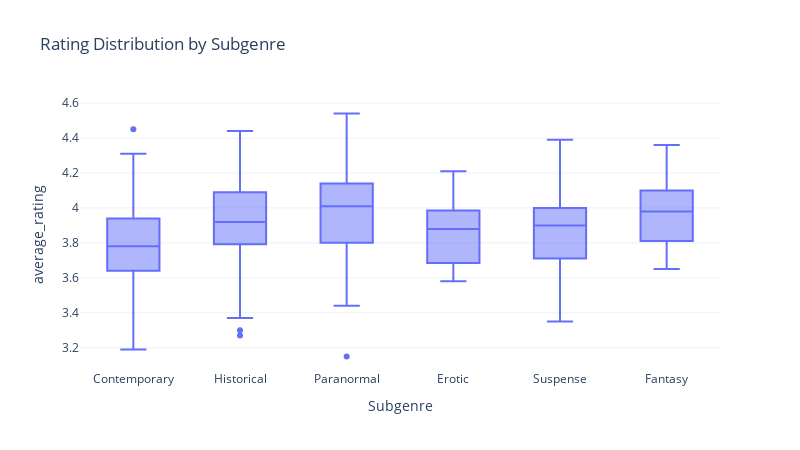

The cell this chart's notebook holds for it:
### Markdown cell above
# 7. Chart 5 : Rate distribution (boxplot)

### Code cell
df_box = []

for col in subgenre_cols:
    sub = col.replace("is_", "").capitalize()
    temp = df.loc[df[col], ["average_rating"]].copy()
    temp["Subgenre"] = sub
    df_box.append(temp)

df_boxplot = pd.concat(df_box)

fig = px.box(
    df_boxplot,
    x="Subgenre",
    y="average_rating",
    title="Rating Distribution by Subgenre"
)

fig.show()

### Figure 1 — Plotly figure (JSON) as saved in the notebook; plotly's stock layout.template omitted (floating-point values rounded to 4 significant figures; data arrays with more than 128 entries replaced by an {"elided": "..."} marker saying what was removed)
{"data": [{"alignmentgroup": "True", "hovertemplate": "Subgenre=%{x}<br>average_rating=%{y}<extra></extra>", "legendgroup": "", "marker": {"color": "#636efa"}, "name": "", "notched": false, "offsetgroup": "", "orientation": "v", "showlegend": false, "type": "box", "x": {"elided": "649 str values"}, "x0": " ", "xaxis": "x", "y": {"elided": "649 float values"}, "y0": " ", "yaxis": "y"}], "layout": {"boxmode": "group", "height": 450, "legend": {"tracegroupgap": 0}, "title": {"text": "Rating Distribution by Subgenre"}, "width": 800, "xaxis": {"anchor": "y", "domain": [0, 1], "title": {"text": "Subgenre"}}, "yaxis": {"anchor": "x", "domain": [0, 1], "title": {"text": "average_rating"}}}}
